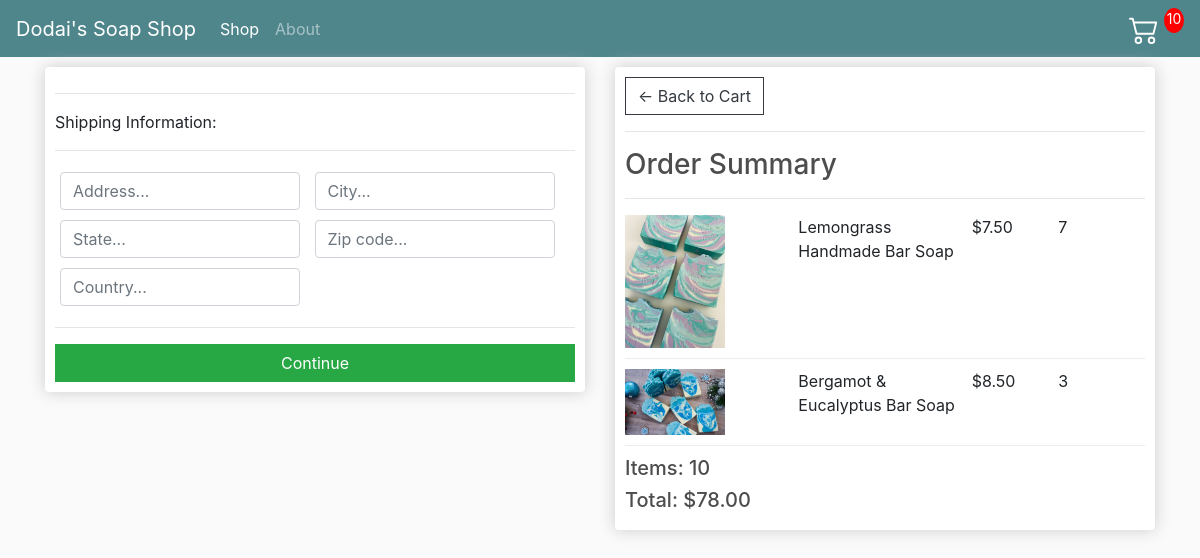
Screenshot of /checkout/ (signed in) with the database file from the repository.
### store/models.py (models this page shows, shortened)
class OrderItem(models.Model):
    product = models.ForeignKey(Product,on_delete=models.SET_NULL,null=True)
    order = models.ForeignKey(Order,on_delete=models.SET_NULL,null=True)
    quantity = models.IntegerField(default=0,null=True,blank=True)
    date_added = models.DateTimeField(auto_now_add=True)
    @property
    def get_total(self):
        total = self.product.price * self.quantity
        return total

class Product(models.Model):
    name = models.CharField(max_length=200)
    price = models.DecimalField(max_digits=7,decimal_places=2)
    image = models.ImageField(null=True,blank=True)
    @property
    def imageURL(self):
        try:
            url = self.image.url
        except:
            url = ''
        return url

class Order(models.Model):
    customer = models.ForeignKey(Customer,on_delete=models.SET_NULL,null=True,blank=True)
    date_ordered = models.DateTimeField(auto_now_add=True)
    complete = models.BooleanField(default=False)
    transaction_id = models.CharField(max_length=100,null=True)
    @property
    def get_cart_total(self):
        orderitems = self.orderitem_set.all()
        total = sum([item.get_total for item in orderitems])
        return total
    @property
    def get_cart_items(self):
        orderitems = self.orderitem_set.all()
        total = sum([item.quantity for item in orderitems])
        return total

### store/views.py (the view)
# urls.py: path('checkout/',views.checkout,name='checkout'),
def checkout(request):
    data = cartData(request)
    cartItems = data['cartItems']
    order = data['order']
    items = data['items']
    context = {'items': items, 'order': order,'cartItems':cartItems}
    return render(request,'store/checkout.html',context)

### store/utils.py (called while the page is built)
def cartData(request):
    if request.user.is_authenticated:
        customer = request.user.customer
        order, created = Order.objects.get_or_create(customer=customer,complete=False)
        items = order.orderitem_set.all()
        cartItems = order.get_cart_items
    else:
        cookieData = cookieCart(request)
        cartItems = cookieData['cartItems']
        order = cookieData['order']
        items = cookieData['items']
    return {'cartItems':cartItems,'order':order,'items':items}

### store/templates/store/checkout.html (shortened to what this page needs)
{% extends 'store/main.html' %}
{% load static %}
{% block content %}
    <div class="row">
        <div class="col-lg-6">
            <div class="box-element" id="form-wrapper">
                <form id="form">
                    <div id="shipping-info">
                        <hr>
						<p>Shipping Information:</p>
						<hr>
						<div class="form-field">
							<input class="form-control" type="text" name="address" placeholder="Address...">
						</div>
						<div class="form-field">
							<input class="form-control" type="text" name="city" placeholder="City...">
						</div>
						<div class="form-field">
							<input class="form-control" type="text" name="state" placeholder="State...">
						</div>
						<div class="form-field">
							<input class="form-control" type="text" name="zipcode" placeholder="Zip code...">
						</div>
						<div class="form-field">
							<input class="form-control" type="text" name="country" placeholder="Country...">
						</div>
                    </div>
                    <hr>
                    <input id="form-button" class="btn btn-success btn-block" type="submit" value="Continue">
                </form>
            </div>
            <br>
        </div>
        <div class="col-lg-6">
            <div class="box-element">
                <a class="btn btn-outline-dark" href="{% url 'cart' %}">&#x2190; Back to Cart</a>
                <hr>
                <h3>Order Summary</h3>
                <hr>
                {% for item in items %}
                <div class="cart-row">
                    <div style="flex:2"><img class="row-image" src="{{item.product.imageURL}}"></div>
                    <div style="flex:2"><p>{{ item.product.name }}</p></div>
					<div style="flex:1"><p>${{ item.product.price|floatformat:2 }}</p></div>
					<div style="flex:1"><p>{{ item.quantity }}</p></div>
                </div>
                {% endfor %}
                <h5>Items: {{ order.get_cart_items }}</h5>
                <h5>Total: ${{ order.get_cart_total|floatformat:2 }}</h5>
            </div>
        </div>
    </div>
{% endblock content %}

### static/css/main.css (style rules this page uses)
body { background-color: hsl(0, 0%, 98%); }
h1,h2,h3,h4,h5,h6 { color:hsl(0, 0%, 30%); }
.box-element { box-shadow:hsl(0, 0%, 80%) 0 0 16px; background-color: #fff; border-radius: 4px; padding: 10px; }
.col-lg-4, .col-lg-6, .col-lg-8, .col-lg-12 { margin-top: 10px; }
.btn { border-radius: 0; }
.row-image { width: 100px; }
.form-field { width:250px; display: inline-block; padding: 5px; }
.cart-row { display: flex; align-items: flex-stretch; padding-bottom: 10px; margin-bottom: 10px; border-bottom: 1px solid #ececec; }

### rows the page displays
OrderItem: product.imageURL (picture), product.name "Lemongrass Handmade Bar Soap", product.price "7.50", quantity "7"
OrderItem: product.imageURL (picture), product.name "Bergamot & Eucalyptus Bar Soap", product.price "8.50", quantity "3"
Order: get_cart_items "10", get_cart_total "78.00"

### other values shown
{{ cartItems }} "10"
